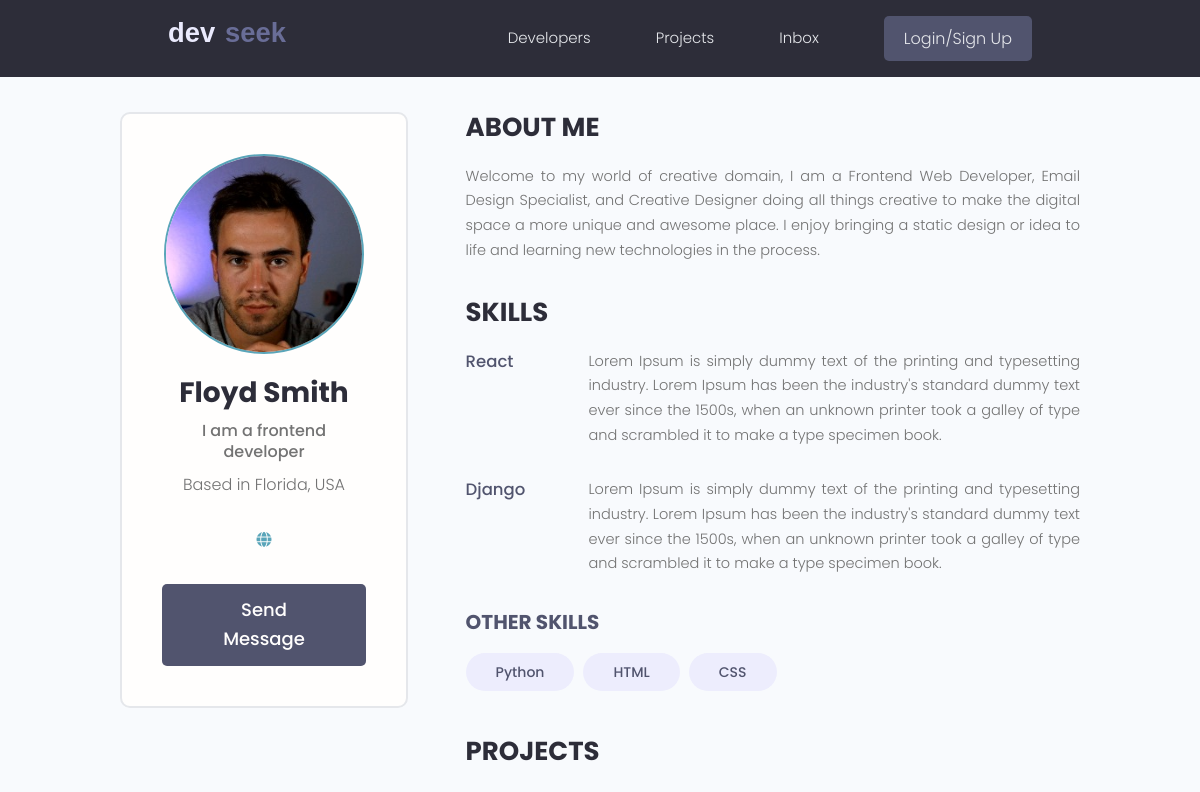
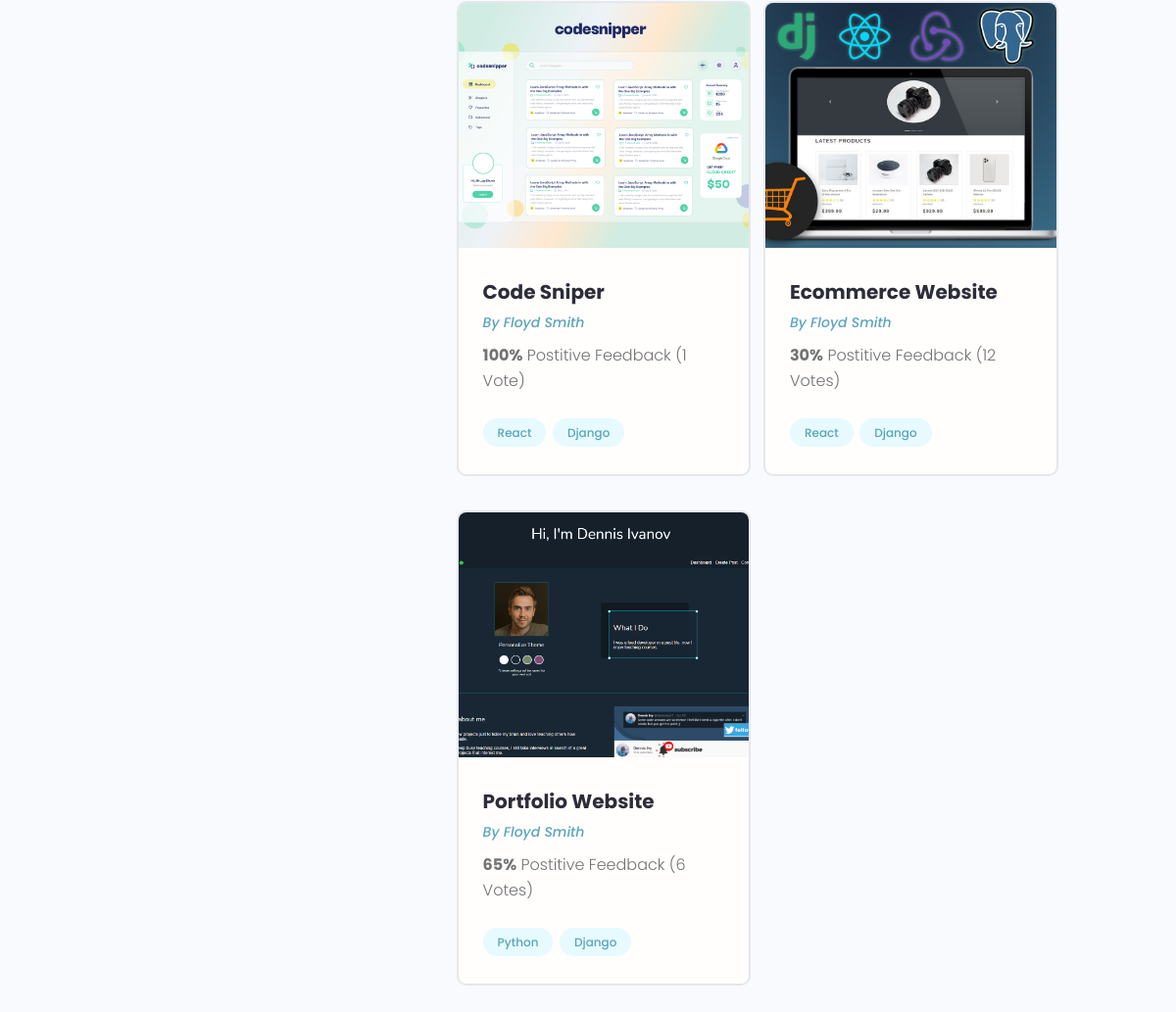
/profile/368674a1-373f-468a-abf2-cf8bc784d0b1/, run on the app's committed database (2 pictures, top to bottom).
### users/models.py (models this page shows, shortened)
class Profile(models.Model):
    user = models.OneToOneField(User, on_delete=models.CASCADE, null=True, blank=True)
    name = models.CharField(max_length=200, blank=True, null=True)
    email = models.EmailField(max_length=500, blank=True, null=True)
    username = models.CharField(max_length=200, blank=True, null=True)
    location = models.CharField(max_length=200, blank=True, null=True)
    short_intro = models.CharField(max_length=200, blank=True, null=True)
    bio = models.TextField(blank=True, null=True)
    profile_image = models.ImageField(null=True, blank=True,
                                      upload_to='profiles/', default='profiles/user-default.png')
    social_github = models.CharField(max_length=200, blank=True, null=True)
    social_twitter = models.CharField(max_length=200, blank=True, null=True)
    social_linkedin = models.CharField(max_length=200, blank=True, null=True)
    social_youtube = models.CharField(max_length=200, blank=True, null=True)
    social_website = models.CharField(max_length=200, blank=True, null=True)
    created = models.DateTimeField(auto_now_add=True)
    id = models.UUIDField(default=uuid.uuid4, unique=True, primary_key=True, editable=False)

class Skill(models.Model):
    owner = models.ForeignKey(
        Profile, on_delete=models.CASCADE, null=True, blank=True)
    name = models.CharField(max_length=200, blank=True, null=True)
    description = models.TextField(null=True, blank=True)
    id = models.UUIDField(default=uuid.uuid4, unique=True,
                          primary_key=True, editable=False)
    def __str__(self):
        return str(self.name)

### projects/models.py (models this page shows, shortened)
class Project(models.Model):
    owner = models.ForeignKey(Profile, null=True, blank=True, on_delete=models.SET_NULL)
    title = models.CharField(max_length=200)
    description = models.TextField(null=True, blank=True)
    featured_image = models.ImageField(null=True, blank=True,default="default.jpg")
    demo_link = models.CharField(max_length=2000, null=True, blank=True)
    source_link = models.CharField(max_length=2000, null=True, blank=True)
    tags = models.ManyToManyField('Tag', blank=True)
    vote_total = models.IntegerField(default=0, null=True, blank=True)
    vote_ratio = models.IntegerField(default=0, null=True, blank=True)
    created = models.DateTimeField(auto_now_add=True)
    id = models.UUIDField(default=uuid.uuid4, unique=True, primary_key=True, editable=False)

class Tag(models.Model):
    name = models.CharField(max_length=500)
    created = models.DateTimeField(auto_now_add=True)
    id = models.UUIDField(default=uuid.uuid4, unique=True, primary_key=True, editable=False)
    def __str__(self):
        return self.name

### users/views.py (the view)
# urls.py: path('profile/<str:pk>/', views.userProfile, name="user-profile"),
def userProfile(request, pk):
    profile = Profile.objects.get(id=pk)
    topSkills = profile.skill_set.exclude(description__exact="")
    otherSkills = profile.skill_set.filter(description="")
    context = {'profile': profile, 'topSkills': topSkills,
               'otherSkills': otherSkills}
    return render(request, 'users/user-profile.html', context)

### users/templates/users/user-profile.html (shortened to what this page needs)
{% extends 'main.html' %}
{% block content %}
  <main class="profile my-md">
    <div class="container">
      <div class="layout">
        <div class="column column--1of3">
          <div class="card text-center">
            <div class="card__body dev">
              <img class="avatar avatar--xl" src="{{ profile.profile_image.url }}" />
              <h2 class="dev__name">{{ profile.name }}</h2>
              <p class="dev__title">{{ profile.short_intro }}</p>
              <p class="dev__location">Based in {{ profile.location }}</p>
              <ul class="dev__social">
                {% if profile.social_website %}
                <li>
                  <a title="Personal Website" href="{{social_website}}" target="_blank"><i class="fas fa-globe"></i></a>
                </li>
                {% endif  %}
              </ul>
              <a href="#" class="btn btn--sub btn--lg">Send Message </a>
            </div>
          </div>
        </div>
        <div class="column column--2of3">
          <div class="devInfo">
            <h3 class="devInfo__title">About Me</h3>
            <p class="devInfo__about">{{ profile.bio }}</p>
          </div>
          <div class="devInfo">
            <h3 class="devInfo__title">Skills</h3>
            <div class="devInfo__skills">
              {% for skill in topSkills %}
              <div class="devSkill">
                <h4 class="devSkill__title">{{ skill.name }}</h4>
                <p class="devSkill__info">{{ skill.description }}</p>
              </div>
              {% endfor %}
              <h3 class="devInfo__subtitle">Other Skills</h3>
              <div class="devInfo__otherSkills">
                {% for skill in otherSkills %}
                <span class="tag tag--pill tag--sub tag--lg">
                  <small>{{ skill }}</small>
                </span>
                {% endfor %}
              </div>
            </div>
          </div>
          <div class="devInfo">
            <h3 class="devInfo__title">Projects</h3>
            <div class="grid grid--two">
              {% for project in profile.project_set.all %}
              <div class="column">
                <div class="card project">
                  <a href="{% url 'project' project.id %}" class="project">
                    <img class="project__thumbnail" src="{{ project.featured_image.url }}" alt="project thumbnail" />
                    <div class="card__body">
                      <h3 class="project__title">{{ project.title }}</h3>
                      <p><a class="project__author" href="{% url 'user-profile' project.owner.id %}">By {{project.owner.name}}</a></p>
                      <p class="project--rating">
                        <span style="font-weight: bold;">{{ project.vote_ratio }}%</span> Postitive
                        Feedback ({{ project.vote_total }} Vote{{ project.vote_total|pluralize:"s" }})
                      </p>
                      <div class="project__tags">
                        {% for tag in project.tags.all %}
                        <span class="tag tag--pill tag--main">
                          <small>{{ tag }}</small>
                        </span>
                        {% endfor %}
                      </div>
                    </div>
                  </a>
                </div>
              </div>
              {% endfor %}
            </div>
          </div>
        </div>
      </div>
    </div>
  </main>
{% endblock content %}

### static/styles/app.css (style rules this page uses)
:root { --color-sub: #2d2d39; }
.btn--sub { background-color: var(--color-sub-light); }
.card { border: 2px solid var(--color-light); }
img { width: 100%; }
.profile .card > .dev { padding: 4rem; }
.dev__name { color: var(--color-sub); font-size: 2.8rem; font-weight: 700; margin-top: 1rem; margin-bottom: 0.5rem; }
.dev__title { font-size: 1.6rem; font-weight: 500; line-height: 1.3; }
.dev__location { margin-top: 1rem; }
.dev__social { margin: 3rem 0; list-style: none; display: flex; justify-content: center; gap: 1.5rem; }
.devInfo { margin-bottom: 3rem; }
.devInfo__title, .devInfo__subtitle { font-size: 2.6rem; color: var(--color-sub); text-transform: uppercase; font-weight: 700; margin-bottom: 1.5rem; }
.devInfo__subtitle { font-size: 2rem; color: var(--color-sub-light); }
.devInfo__about, .devSkill__info { font-size: 1.45rem; line-height: 1.7; text-align: justify; }
.devSkill { margin-bottom: 3rem; }
.devSkill__title { font-size: 1.65rem; font-weight: 500; color: var(--color-sub-light); }
@media screen and (min-width: 700px) { .devSkill { display: flex; justify-content: space-between; gap: 3rem; } }
@media screen and (min-width: 700px) { .devSkill__info { flex-basis: 80%; } }
.project__author { font-size: 1.4rem; font-style: italic; }
.project--rating { margin-bottom: 1.6em; margin-top: .5em; }
.project__thumbnail { height: 25rem; object-fit: cover; object-position: top center; }
.project__title { font-size: 2rem; font-weight: 700; color: var(--color-sub); }

### static/uikit/styles/modules/_variables.css (style rules this page uses)
:root { --color-main: #5aa5b9; --color-main-light: #e6faff; --color-sub: #3f4156; --color-sub-light: #51546e; --color-sub-lighter: #ededfd; --color-text: #737373; --color-gray: #8b8b8b; --color-light: #e5e7eb; --color-light-gray: #767676; --color-bg: #f8fafd; --color-white: #fffefd; --color-white-light: #f3f3f3; --color-success: #359e64; --color-success-bg: #def8e8; --color-error: #fc4b0b; --color-error-bg: #fff2ee; --font-base: 'Poppins', arial, helvetica, 'Segoe UI', roboto, ubuntu, sans-serif; --font-monospace: 'Fira Code', 'Courier New', courier, monospace; --font-regular: 300; --font-medium: 500; --font-bold: 700; --generic-shadow: 1px 1px 5px #00000010; --generic-transition: all 0.3s ease-in-out; }

### static/uikit/styles/modules/_base.css (style rules this page uses)
* { margin: 0; padding: 0; box-sizing: border-box; text-rendering: optimizeLegibility; color: inherit; font-size: inherit; }
html { font-size: 50%; }
@media only screen and (min-width: 480px) { html { font-size: 56.25%; } }
@media only screen and (min-width: 1200px) { html { font-size: 62.5%; } }
body { line-height: 1.6; font-weight: 400; font-size: 1.5rem; color: var(--color-text); background-color: var(--color-bg); min-height: 100vh; }

### static/uikit/styles/modules/_typography.css (style rules this page uses)
* { font-family: var(--font-base); }
h2 { font-size: 3.6rem; font-weight: var(--font-bold); }
h3 { font-size: 3.2rem; font-weight: var(--font-medium); }
h4 { font-size: 2.8rem; font-weight: var(--font-medium); }
p, span, strong { font-size: 1.6rem; color: var(--color-text); font-weight: var(--font-regular); }
a { padding-bottom: 2px; text-decoration: none; display: inline-block; color: var(--color-main); font-weight: var(--font-medium); }

### static/uikit/styles/modules/_utilities.css (style rules this page uses)
.container { width: 92%; max-width: 165rem; margin: 0 auto; box-sizing: border-box; }
@media screen and (min-width: 1000px) { .container { width: 90%; } }
@media screen and (min-width: 1200px) { .container { width: 80%; } }
.text-center { text-align: center; }
.my-md { margin: 3rem auto; }

### static/uikit/styles/modules/_avatar.css (style rules this page uses)
.avatar { border-radius: 50%; border: 2px solid var(--color-main); object-fit: cover; }
.avatar--xl { height: 20rem; width: 20rem; }

### static/uikit/styles/modules/_button.css (style rules this page uses)
.btn { display: inline-block; position: relative; cursor: pointer; background-color: var(--color-light); font-weight: var(--font-medium); color: var(--color-sub); text-decoration: none; padding: 1rem 2rem; border-radius: 0.5rem; border: none; width: -webkit-fit-content; width: -moz-fit-content; width: fit-content; height: -webkit-fit-content; height: -moz-fit-content; height: fit-content; font-size: 1.6rem; outline-width: 0; outline-color: transparent; -webkit-backface-visibility: hidden; backface-visibility: hidden; transition: all 0.3s ease-in-out; }
.btn--sub { background-color: var(--color-sub); color: var(--color-white); }
.btn--lg { font-size: 1.8rem; padding: 1.2rem 4.5rem; }

### static/uikit/styles/modules/_card.css (style rules this page uses)
.card { border-radius: 1rem; background-color: var(--color-white); border: 1.5px solid var(--color-light); width: auto; height: auto; margin-top: 0.5rem; margin-bottom: 0.5rem; overflow: hidden; }
.card__body, .card__header { padding: 2rem 2.5rem; }

### data on the page
Profile: profile_image (picture), name "Floyd Smith", short_intro "I am a frontend developer", location "Florida, USA", bio "Welcome to my world of creative domain, I am a Frontend Web Developer, Email Design Specialist, and Creative Designer doing all things creative to make the digital space a more unique and awesome place. I enjoy bringing a static design or idea to life and learning new technologies in the process."
Skill: name "React", description "Lorem Ipsum is simply dummy text of the printing and typesetting industry. Lorem Ipsum has been the industry's standard dummy text ever since the 1500s, when an unknown printer took a galley of type and scrambled it to make a type specimen book."
Skill: name "Django", description "Lorem Ipsum is simply dummy text of the printing and typesetting industry. Lorem Ipsum has been the industry's standard dummy text ever since the 1500s, when an unknown printer took a galley of type and scrambled it to make a type specimen book."
Skill: name "Python"
Skill: name "HTML"
Skill: name "CSS"
Project: featured_image (picture), title "Code Sniper", owner.name "Floyd Smith", vote_ratio "100", vote_total "1"
Tag: name "React"
Tag: name "Django"
Project: featured_image (picture), title "Ecommerce Website", owner.name "Floyd Smith", vote_ratio "30", vote_total "12"
Project: featured_image (picture), title "Portfolio Website", owner.name "Floyd Smith", vote_ratio "65", vote_total "6"
Tag: name "Python"
